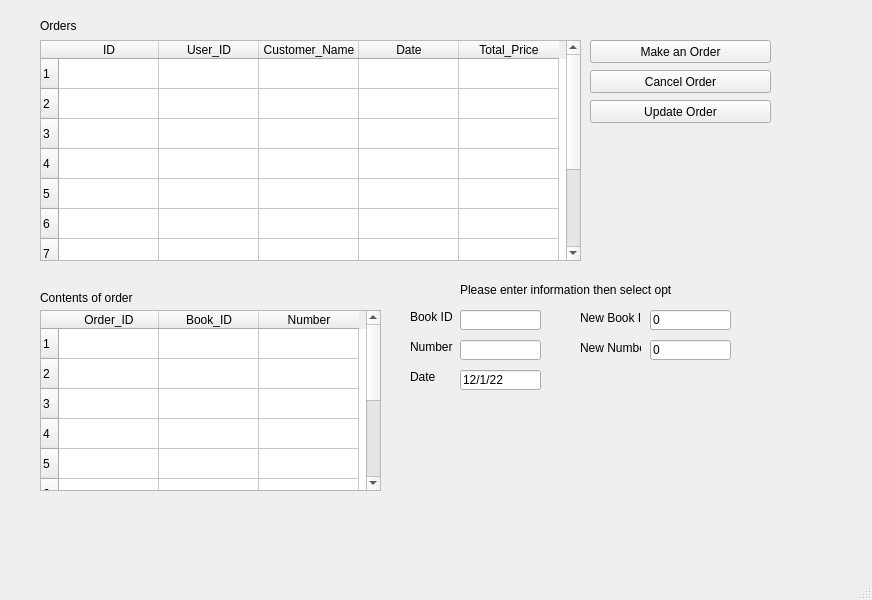
<?xml version="1.0" encoding="UTF-8"?>
<ui version="4.0">
 <class>MainWindow</class>
 <widget class="QMainWindow" name="MainWindow">
  <property name="geometry">
   <rect>
    <x>0</x>
    <y>0</y>
    <width>872</width>
    <height>600</height>
   </rect>
  </property>
  <property name="windowTitle">
   <string>MainWindow</string>
  </property>
  <widget class="QWidget" name="centralwidget">
   <widget class="QLabel" name="label">
    <property name="geometry">
     <rect>
      <x>40</x>
      <y>10</y>
      <width>71</width>
      <height>31</height>
     </rect>
    </property>
    <property name="text">
     <string>Orders</string>
    </property>
   </widget>
   <widget class="QLabel" name="label_2">
    <property name="geometry">
     <rect>
      <x>40</x>
      <y>290</y>
      <width>131</width>
      <height>16</height>
     </rect>
    </property>
    <property name="text">
     <string>Contents of order</string>
    </property>
   </widget>
   <widget class="QPushButton" name="btn_order">
    <property name="geometry">
     <rect>
      <x>590</x>
      <y>40</y>
      <width>181</width>
      <height>23</height>
     </rect>
    </property>
    <property name="text">
     <string>Make an Order</string>
    </property>
   </widget>
   <widget class="QPushButton" name="btn_update_order">
    <property name="geometry">
     <rect>
      <x>590</x>
      <y>100</y>
      <width>181</width>
      <height>23</height>
     </rect>
    </property>
    <property name="text">
     <string>Update Order</string>
    </property>
   </widget>
   <widget class="QPushButton" name="btn_cancel_order">
    <property name="geometry">
     <rect>
      <x>590</x>
      <y>70</y>
      <width>181</width>
      <height>23</height>
     </rect>
    </property>
    <property name="text">
     <string>Cancel Order</string>
    </property>
   </widget>
   <widget class="QLabel" name="label_3">
    <property name="geometry">
     <rect>
      <x>410</x>
      <y>370</y>
      <width>47</width>
      <height>13</height>
     </rect>
    </property>
    <property name="text">
     <string>Date</string>
    </property>
   </widget>
   <widget class="QLabel" name="label_4">
    <property name="geometry">
     <rect>
      <x>410</x>
      <y>310</y>
      <width>47</width>
      <height>13</height>
     </rect>
    </property>
    <property name="text">
     <string>Book ID</string>
    </property>
   </widget>
   <widget class="QLabel" name="label_5">
    <property name="geometry">
     <rect>
      <x>410</x>
      <y>340</y>
      <width>47</width>
      <height>13</height>
     </rect>
    </property>
    <property name="text">
     <string>Number</string>
    </property>
   </widget>
   <widget class="QLabel" name="label_6">
    <property name="geometry">
     <rect>
      <x>580</x>
      <y>310</y>
      <width>61</width>
      <height>16</height>
     </rect>
    </property>
    <property name="text">
     <string>New Book ID</string>
    </property>
   </widget>
   <widget class="QLabel" name="label_7">
    <property name="geometry">
     <rect>
      <x>580</x>
      <y>340</y>
      <width>61</width>
      <height>16</height>
     </rect>
    </property>
    <property name="text">
     <string>New Number</string>
    </property>
   </widget>
   <widget class="QLineEdit" name="le_date">
    <property name="geometry">
     <rect>
      <x>460</x>
      <y>370</y>
      <width>81</width>
      <height>20</height>
     </rect>
    </property>
    <property name="text">
     <string>12/1/22</string>
    </property>
   </widget>
   <widget class="QLineEdit" name="le_bookid">
    <property name="geometry">
     <rect>
      <x>460</x>
      <y>310</y>
      <width>81</width>
      <height>20</height>
     </rect>
    </property>
   </widget>
   <widget class="QLineEdit" name="le_number">
    <property name="geometry">
     <rect>
      <x>460</x>
      <y>340</y>
      <width>81</width>
      <height>20</height>
     </rect>
    </property>
   </widget>
   <widget class="QLineEdit" name="le_new_bookid">
    <property name="geometry">
     <rect>
      <x>650</x>
      <y>310</y>
      <width>81</width>
      <height>20</height>
     </rect>
    </property>
    <property name="text">
     <string>0</string>
    </property>
   </widget>
   <widget class="QLineEdit" name="le_new_number">
    <property name="geometry">
     <rect>
      <x>650</x>
      <y>340</y>
      <width>81</width>
      <height>20</height>
     </rect>
    </property>
    <property name="text">
     <string>0</string>
    </property>
   </widget>
   <widget class="QLabel" name="le_BookID_warning">
    <property name="geometry">
     <rect>
      <x>410</x>
      <y>410</y>
      <width>361</width>
      <height>16</height>
     </rect>
    </property>
    <property name="text">
     <string/>
    </property>
   </widget>
   <widget class="QLabel" name="le_new_bookid_warning">
    <property name="geometry">
     <rect>
      <x>410</x>
      <y>440</y>
      <width>361</width>
      <height>16</height>
     </rect>
    </property>
    <property name="text">
     <string/>
    </property>
   </widget>
   <widget class="QTableWidget" name="table_orders">
    <property name="geometry">
     <rect>
      <x>40</x>
      <y>40</y>
      <width>541</width>
      <height>221</height>
     </rect>
    </property>
    <property name="rowCount">
     <number>10</number>
    </property>
    <property name="columnCount">
     <number>5</number>
    </property>
    <row/>
    <row/>
    <row/>
    <row/>
    <row/>
    <row/>
    <row/>
    <row/>
    <row/>
    <row/>
    <column>
     <property name="text">
      <string>ID</string>
     </property>
    </column>
    <column>
     <property name="text">
      <string>User_ID</string>
     </property>
    </column>
    <column>
     <property name="text">
      <string>Customer_Name</string>
     </property>
    </column>
    <column>
     <property name="text">
      <string>Date</string>
     </property>
    </column>
    <column>
     <property name="text">
      <string>Total_Price</string>
     </property>
    </column>
   </widget>
   <widget class="QTableWidget" name="table_orders_id">
    <property name="geometry">
     <rect>
      <x>40</x>
      <y>310</y>
      <width>341</width>
      <height>181</height>
     </rect>
    </property>
    <property name="rowCount">
     <number>10</number>
    </property>
    <property name="columnCount">
     <number>3</number>
    </property>
    <row/>
    <row/>
    <row/>
    <row/>
    <row/>
    <row/>
    <row/>
    <row/>
    <row/>
    <row/>
    <column>
     <property name="text">
      <string>Order_ID</string>
     </property>
    </column>
    <column>
     <property name="text">
      <string>Book_ID</string>
     </property>
    </column>
    <column>
     <property name="text">
      <string>Number</string>
     </property>
    </column>
   </widget>
   <widget class="QLabel" name="label_8">
    <property name="geometry">
     <rect>
      <x>460</x>
      <y>280</y>
      <width>211</width>
      <height>20</height>
     </rect>
    </property>
    <property name="text">
     <string>Please enter information then select option</string>
    </property>
   </widget>
  </widget>
  <widget class="QMenuBar" name="menubar">
   <property name="geometry">
    <rect>
     <x>0</x>
     <y>0</y>
     <width>872</width>
     <height>21</height>
    </rect>
   </property>
  </widget>
  <widget class="QStatusBar" name="statusbar"/>
 </widget>
 <resources/>
 <connections/>
</ui>
